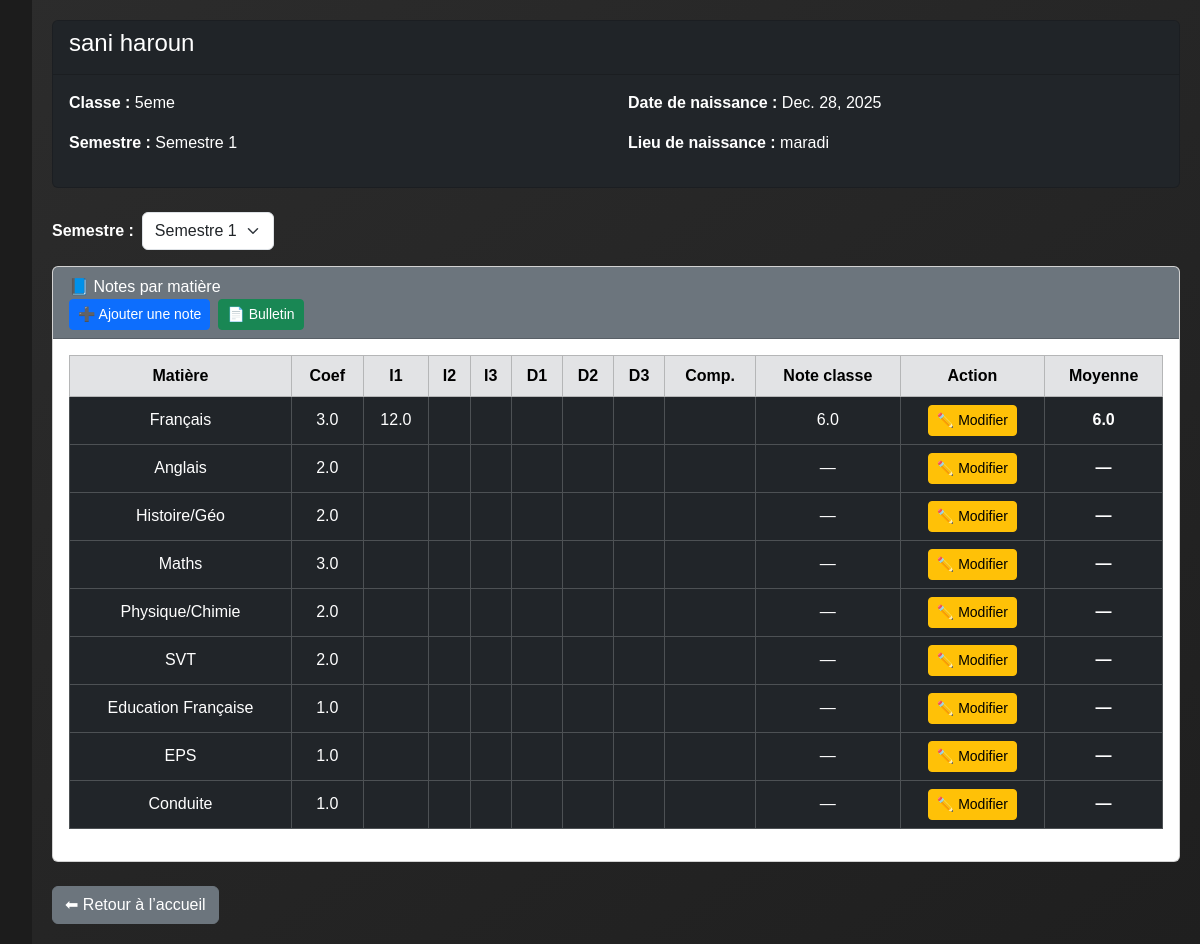
Page /eleve/4/ on the committed database.
### core/models.py (models this page shows, shortened)
class Eleve(models.Model):
    user = models.OneToOneField(User, on_delete=models.CASCADE, null=True, blank=True)
    nom = models.CharField(max_length=50)
    prenom = models.CharField(max_length=50)
    date_naissance = models.DateField()
    lieu_naissance = models.CharField(max_length=100)
    telephone = models.CharField(max_length=20, blank=True, null=True)
    photo = models.ImageField(upload_to='eleves/', blank=True, null=True)
    classe = models.ForeignKey('Classe', on_delete=models.CASCADE)
    matricule = models.CharField(max_length=20, unique=True)

class Classe(models.Model):
    NIVEAUX = (
        ('college', 'Collège'),
        ('lycee', 'Lycée'),
    )
    nom = models.CharField(max_length=50)
    niveau = models.CharField(max_length=10, choices=NIVEAUX)

class Matiere(models.Model):
    NOM_MATIERES = (
        ('francais', 'Français'),
        ('anglais', 'Anglais'),
        ('hg', 'Histoire/Géo'),
        ('maths', 'Maths'),
        ('pc', 'Physique/Chimie'),
        ('svt', 'SVT'),
        ('ef', 'Education Française'),
        ('eps', 'EPS'),
        ('conduite', 'Conduite'),
    )
    nom = models.CharField(max_length=20, choices=NOM_MATIERES)
    coefficient = models.FloatField(default=1)
    classe = models.ForeignKey('Classe', on_delete=models.CASCADE, related_name='matieres', default=1)

class Note(models.Model):
    TYPE_NOTE_CHOICES = [
        ('I1', 'Interrogation 1'),
        ('I2', 'Interrogation 2'),
        ('I3', 'Interrogation 3'),
        ('D1', 'Devoir 1'),
        ('D2', 'Devoir 2'),
        ('D3', 'Devoir 3'),
        ('C',  'Composition'),
    ]
    SEMESTRE_CHOICES = [
        (1, 'Semestre 1'),
        (2, 'Semestre 2'),
    ]
    eleve = models.ForeignKey(Eleve, on_delete=models.CASCADE, related_name='notes')
    matiere = models.ForeignKey(Matiere, on_delete=models.CASCADE)
    type_note = models.CharField(max_length=2, choices=TYPE_NOTE_CHOICES)
    valeur = models.FloatField()
    semestre = models.IntegerField(choices=SEMESTRE_CHOICES)

### core/views.py (the view)
# urls.py: path('eleve/<int:eleve_id>/', views.detail_eleve, name='detail_eleve'),
def detail_eleve(request, eleve_id):
    eleve = get_object_or_404(Eleve, id=eleve_id)
    try:
        semestre = int(request.GET.get('semestre', 1))
    except ValueError:
        semestre = 1
    if semestre not in [1, 2]:
        semestre = 1
    matieres = Matiere.objects.filter(classe=eleve.classe)
    evaluations = ['I1', 'I2', 'I3', 'D1', 'D2', 'D3', 'C']
    moyennes_matieres = {}
    for matiere in matieres:
        notes_matiere = eleve.notes.filter(
            matiere=matiere,
            semestre=semestre   # ✅ TRÈS IMPORTANT
        )
        interros = [n.valeur for n in notes_matiere if n.type_note in ['I1', 'I2', 'I3']]
        devoirs = [n.valeur for n in notes_matiere if n.type_note in ['D1', 'D2', 'D3']]
        composition = next(
            (n.valeur for n in notes_matiere if n.type_note == 'C'),
            None
        )
        note_classe = None
        if interros or devoirs:
            interro_moy = sum(interros) / len(interros) if interros else 0
            devoir_moy = sum(devoirs) / len(devoirs) if devoirs else 0
            note_classe = (interro_moy + devoir_moy) / 2
        moyenne = None
        if note_classe is not None and composition is not None:
            moyenne = (note_classe + composition) / 2
        elif note_classe is not None:
            moyenne = note_classe
        elif composition is not None:
            moyenne = composition
        moyennes_matieres[matiere.id] = {
            'coef': matiere.coefficient,
            'note_classe': note_classe,
            'moyenne': moyenne
        }
    notes_semestre = eleve.notes.filter(semestre=semestre)
    context = {
        'eleve': eleve,
        'matieres': matieres,
        'evaluations': evaluations,
        'moyennes_matieres': moyennes_matieres,
        'semestre': semestre,  # ✅ utilisé dans le select
        'notes_semestre': notes_semestre,  # ✅ IMPORTANT
    }
    return render(request, 'core/detail_eleve.html', context)

### core/templatetags/dict_filters.py (called while the page is built)
@register.filter
def dict_get(d, key):
    return d.get(key)

### core/templates/core/detail_eleve.html (shortened to what this page needs)
{% extends 'core/base.html' %}
{% load dict_filters %}
{% block content %}
<div class="card mb-4 bg-dark text-white">
    <div class="card-header">
        <h4>{{ eleve.nom }} {{ eleve.prenom }}</h4>
    </div>
    <div class="card-body row">
        <div class="col-md-6">
            <p><strong>Classe :</strong> {{ eleve.classe.nom }}</p>
            <p><strong>Semestre :</strong> Semestre {{ semestre }}</p>
        </div>
        <div class="col-md-6">
            <p><strong>Date de naissance :</strong> {{ eleve.date_naissance }}</p>
            <p><strong>Lieu de naissance :</strong> {{ eleve.lieu_naissance }}</p>
        </div>
    </div>
</div>
<form method="get" class="mb-3">
    <div class="d-flex align-items-center gap-2">
        <label class="fw-bold">Semestre :</label>
        <select name="semestre"
                class="form-select w-auto"
                onchange="this.form.submit()">
            <option value="1" {% if semestre == 1 %}selected{% endif %}>Semestre 1</option>
        </select>
    </div>
</form>
<div class="card mb-4">
    <div class="card-header bg-secondary text-white">
        📘 Notes par matière
         <div class="d-flex gap-2">
            <a href="{% url 'ajouter_note' eleve.id %}?semestre={{ semestre }}"
               class="btn btn-primary btn-sm">
                ➕ Ajouter une note
            </a>
            <a href="{% url 'bulletin_pdf' eleve.id %}?semestre={{ semestre }}"
               class="btn btn-success btn-sm">
                📄 Bulletin
            </a>
        </div>
    </div>
    <div class="card-body table-responsive">
        <table class="table table-bordered table-dark text-center align-middle">
            <thead class="table-secondary text-dark">
                <tr>
                    <th>Matière</th>
                    <th>Coef</th>
                    <th>I1</th>
                    <th>I2</th>
                    <th>I3</th>
                    <th>D1</th>
                    <th>D2</th>
                    <th>D3</th>
                    <th>Comp.</th>
                    <th>Note classe</th>
                    <th>Action</th>
                    <th>Moyenne</th>
                </tr>
            </thead>
            <tbody>
            {% for matiere in matieres %}
                {% with stats=moyennes_matieres|dict_get:matiere.id %}
                <tr>
                    <td>{{ matiere.get_nom_display }}</td>
                    <td>{{ stats.coef|default:"—" }}</td>
                    {% for eval in evaluations %}
                        <td>
                            {% for note in notes_semestre %}
                                {% if note.matiere_id == matiere.id and note.type_note == eval %}
                                    {{ note.valeur }}
                                {% endif %}
                            {% endfor %}
                        </td>
                    {% endfor %}
                    <td>{{ stats.note_classe|default:"—" }}</td>
                <td>
                    <a href="{% url 'modifier_notes' eleve.id matiere.id %}?semestre={{ semestre }}"
                    class="btn btn-warning btn-sm">
                        ✏️ Modifier
                    </a>
                </td>
                    <td><strong>{{ stats.moyenne|default:"—" }}</strong></td>
                </tr>
                {% endwith %}
            {% empty %}
                <tr>
                    <td colspan="11">Aucune matière enregistrée</td>
                </tr>
            {% endfor %}
            </tbody>
        </table>
    </div>
</div>
<a href="{% url 'accueil' %}" class="btn btn-secondary">
    ⬅ Retour à l’accueil
</a>
{% endblock %}

### core/templates/core/base.html (style rules this page uses)
body { font-family: Arial, sans-serif; min-height: 100vh; background: linear-gradient(145deg, #2c2c2c, #1f1f1f); color: white; }

### rows in the picture
Eleve: nom "sani", prenom "haroun", classe.nom "5eme", date_naissance "Dec. 28, 2025", lieu_naissance "maradi"
Matiere: nom "Français", coef "3.0", note_classe "6.0", moyenne "6.0"
Note: valeur "12.0"
Matiere: nom "Anglais", coef "2.0", note_classe "—", moyenne "—"
Matiere: nom "Histoire/Géo", coef "2.0", note_classe "—", moyenne "—"
Matiere: nom "Maths", coef "3.0", note_classe "—", moyenne "—"
Matiere: nom "Physique/Chimie", coef "2.0", note_classe "—", moyenne "—"
Matiere: nom "SVT", coef "2.0", note_classe "—", moyenne "—"
Matiere: nom "Education Française", coef "1.0", note_classe "—", moyenne "—"
Matiere: nom "EPS", coef "1.0", note_classe "—", moyenne "—"
Matiere: nom "Conduite", coef "1.0", note_classe "—", moyenne "—"

### other values in the picture
{{ semestre }} "1"
